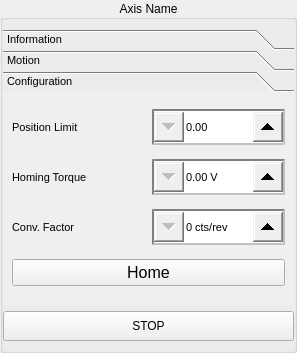
<?xml version="1.0" encoding="UTF-8"?>
<ui version="4.0">
 <class>Form</class>
 <widget class="QWidget" name="Form">
  <property name="geometry">
   <rect>
    <x>0</x>
    <y>0</y>
    <width>297</width>
    <height>353</height>
   </rect>
  </property>
  <property name="windowTitle">
   <string>Form</string>
  </property>
  <layout class="QGridLayout" name="gridLayout_4">
   <property name="margin">
    <number>0</number>
   </property>
   <item row="0" column="0">
    <widget class="QGroupBox" name="mainBox">
     <property name="styleSheet">
      <string notr="true">QLabel {
	qproperty-alignment: AlignCenter;
	font: 8pt;
}
QAbstractSpinBox {
	font: 8pt;
	border: 2px inset grey;
	min-height: 32px;
	qproperty-accelerated: true;
	qproperty-alignment: AlignCenter;
}
QAbstractSpinBox::up-button {
	subcontrol-position: right;
	width: 30px;
	height: 30px;
}
QAbstractSpinBox::down-button {
	subcontrol-position: left;
	width: 30px;
	height: 30px;
}</string>
     </property>
     <property name="title">
      <string>Axis Name</string>
     </property>
     <property name="alignment">
      <set>Qt::AlignCenter</set>
     </property>
     <property name="flat">
      <bool>true</bool>
     </property>
     <layout class="QVBoxLayout" name="verticalLayout">
      <property name="leftMargin">
       <number>0</number>
      </property>
      <property name="topMargin">
       <number>9</number>
      </property>
      <property name="rightMargin">
       <number>0</number>
      </property>
      <item>
       <widget class="QToolBox" name="toolBox">
        <property name="font">
         <font>
          <pointsize>8</pointsize>
         </font>
        </property>
        <property name="styleSheet">
         <string notr="true"/>
        </property>
        <property name="currentIndex">
         <number>2</number>
        </property>
        <property name="tabSpacing">
         <number>0</number>
        </property>
        <widget class="QWidget" name="informationWidget">
         <property name="geometry">
          <rect>
           <x>0</x>
           <y>0</y>
           <width>289</width>
           <height>209</height>
          </rect>
         </property>
         <attribute name="label">
          <string>Information</string>
         </attribute>
         <layout class="QGridLayout" name="gridLayout_5" columnstretch="1,2">
          <property name="leftMargin">
           <number>2</number>
          </property>
          <property name="topMargin">
           <number>4</number>
          </property>
          <property name="rightMargin">
           <number>2</number>
          </property>
          <property name="bottomMargin">
           <number>4</number>
          </property>
          <item row="0" column="0">
           <widget class="QLabel" name="positionLabel">
            <property name="text">
             <string>Position</string>
            </property>
           </widget>
          </item>
          <item row="0" column="1">
           <widget class="QLineEdit" name="positionEdit">
            <property name="readOnly">
             <bool>true</bool>
            </property>
           </widget>
          </item>
          <item row="1" column="0">
           <widget class="QLabel" name="torqueLabel">
            <property name="text">
             <string>Torque</string>
            </property>
           </widget>
          </item>
          <item row="1" column="1">
           <widget class="QLineEdit" name="torqueEdit">
            <property name="readOnly">
             <bool>true</bool>
            </property>
           </widget>
          </item>
          <item row="2" column="0">
           <widget class="QLabel" name="velocityLabel">
            <property name="text">
             <string>Velocity</string>
            </property>
           </widget>
          </item>
          <item row="2" column="1">
           <widget class="QLineEdit" name="velocityEdit">
            <property name="readOnly">
             <bool>true</bool>
            </property>
           </widget>
          </item>
          <item row="3" column="0">
           <widget class="QLabel" name="errorLabel">
            <property name="text">
             <string>Error</string>
            </property>
           </widget>
          </item>
          <item row="3" column="1">
           <widget class="QLineEdit" name="errorEdit">
            <property name="readOnly">
             <bool>true</bool>
            </property>
           </widget>
          </item>
         </layout>
        </widget>
        <widget class="QWidget" name="motionWidget">
         <property name="geometry">
          <rect>
           <x>0</x>
           <y>0</y>
           <width>289</width>
           <height>209</height>
          </rect>
         </property>
         <attribute name="label">
          <string>Motion</string>
         </attribute>
         <layout class="QVBoxLayout" name="verticalLayout_2">
          <item>
           <layout class="QGridLayout" name="gridLayout">
            <item row="0" column="0">
             <widget class="QLabel" name="strokeLabel">
              <property name="text">
               <string>Stroke</string>
              </property>
              <property name="alignment">
               <set>Qt::AlignCenter</set>
              </property>
             </widget>
            </item>
            <item row="1" column="0">
             <widget class="QLabel" name="speedLabel">
              <property name="text">
               <string>Speed</string>
              </property>
              <property name="alignment">
               <set>Qt::AlignCenter</set>
              </property>
             </widget>
            </item>
            <item row="1" column="1">
             <widget class="QSpinBox" name="speedSpinBox">
              <property name="suffix">
               <string> rev/s</string>
              </property>
             </widget>
            </item>
            <item row="0" column="1">
             <widget class="QDoubleSpinBox" name="strokeSpinBox">
              <property name="suffix">
               <string> %</string>
              </property>
              <property name="decimals">
               <number>0</number>
              </property>
              <property name="maximum">
               <double>100.000000000000000</double>
              </property>
              <property name="singleStep">
               <double>10.000000000000000</double>
              </property>
             </widget>
            </item>
           </layout>
          </item>
          <item>
           <layout class="QGridLayout" name="gridLayout_2">
            <item row="0" column="0">
             <widget class="QPushButton" name="leftButton">
              <property name="minimumSize">
               <size>
                <width>0</width>
                <height>0</height>
               </size>
              </property>
              <property name="font">
               <font>
                <family>Noto Sans [unknown]</family>
                <pointsize>20</pointsize>
               </font>
              </property>
              <property name="text">
               <string>/</string>
              </property>
             </widget>
            </item>
            <item row="0" column="1">
             <widget class="QPushButton" name="centerButton">
              <property name="minimumSize">
               <size>
                <width>0</width>
                <height>0</height>
               </size>
              </property>
              <property name="font">
               <font>
                <family>Noto Sans [unknown]</family>
                <pointsize>20</pointsize>
               </font>
              </property>
              <property name="text">
               <string>|</string>
              </property>
             </widget>
            </item>
            <item row="0" column="2">
             <widget class="QPushButton" name="rightButton">
              <property name="minimumSize">
               <size>
                <width>0</width>
                <height>0</height>
               </size>
              </property>
              <property name="font">
               <font>
                <family>Noto Sans [unknown]</family>
                <pointsize>20</pointsize>
               </font>
              </property>
              <property name="text">
               <string>\</string>
              </property>
             </widget>
            </item>
            <item row="1" column="0" colspan="3">
             <layout class="QHBoxLayout" name="horizontalLayout">
              <item>
               <widget class="QSpinBox" name="repsSpinBox">
                <property name="suffix">
                 <string> reps</string>
                </property>
                <property name="maximum">
                 <number>1000</number>
                </property>
               </widget>
              </item>
              <item>
               <widget class="QPushButton" name="goButton">
                <property name="font">
                 <font>
                  <pointsize>12</pointsize>
                 </font>
                </property>
                <property name="text">
                 <string>Go</string>
                </property>
               </widget>
              </item>
             </layout>
            </item>
           </layout>
          </item>
         </layout>
        </widget>
        <widget class="QWidget" name="configurationWidget">
         <property name="geometry">
          <rect>
           <x>0</x>
           <y>0</y>
           <width>289</width>
           <height>209</height>
          </rect>
         </property>
         <attribute name="label">
          <string>Configuration</string>
         </attribute>
         <layout class="QGridLayout" name="gridLayout_3">
          <item row="0" column="0">
           <widget class="QLabel" name="limitLabel">
            <property name="text">
             <string>Position Limit</string>
            </property>
           </widget>
          </item>
          <item row="1" column="0">
           <widget class="QLabel" name="homingTorqueLabel">
            <property name="text">
             <string>Homing Torque</string>
            </property>
           </widget>
          </item>
          <item row="1" column="1">
           <widget class="QDoubleSpinBox" name="homingTorqueSpinBox">
            <property name="prefix">
             <string/>
            </property>
            <property name="suffix">
             <string> V</string>
            </property>
            <property name="maximum">
             <double>1000000.000000000000000</double>
            </property>
            <property name="singleStep">
             <double>0.100000000000000</double>
            </property>
           </widget>
          </item>
          <item row="2" column="0">
           <widget class="QLabel" name="convFactorLabel">
            <property name="toolTip">
             <string>&lt;html&gt;&lt;head/&gt;&lt;body&gt;&lt;p&gt;Encoder counts to effective revolutions.&lt;/p&gt;&lt;/body&gt;&lt;/html&gt;</string>
            </property>
            <property name="text">
             <string>Conv. Factor</string>
            </property>
           </widget>
          </item>
          <item row="2" column="1">
           <widget class="QSpinBox" name="convFactorSpinBox">
            <property name="suffix">
             <string> cts/rev</string>
            </property>
            <property name="minimum">
             <number>0</number>
            </property>
            <property name="maximum">
             <number>1000000</number>
            </property>
            <property name="singleStep">
             <number>100</number>
            </property>
           </widget>
          </item>
          <item row="3" column="0" colspan="2">
           <widget class="QPushButton" name="homeButton">
            <property name="font">
             <font>
              <pointsize>12</pointsize>
             </font>
            </property>
            <property name="text">
             <string>Home</string>
            </property>
           </widget>
          </item>
          <item row="0" column="1">
           <widget class="QDoubleSpinBox" name="limitSpinBox">
            <property name="minimumSize">
             <size>
              <width>0</width>
              <height>36</height>
             </size>
            </property>
            <property name="font">
             <font>
              <pointsize>8</pointsize>
              <weight>50</weight>
              <bold>false</bold>
             </font>
            </property>
            <property name="singleStep">
             <double>0.100000000000000</double>
            </property>
           </widget>
          </item>
         </layout>
        </widget>
       </widget>
      </item>
      <item>
       <widget class="QPushButton" name="stopButton">
        <property name="minimumSize">
         <size>
          <width>0</width>
          <height>30</height>
         </size>
        </property>
        <property name="text">
         <string>STOP</string>
        </property>
       </widget>
      </item>
     </layout>
    </widget>
   </item>
  </layout>
 </widget>
 <resources/>
 <connections/>
</ui>
